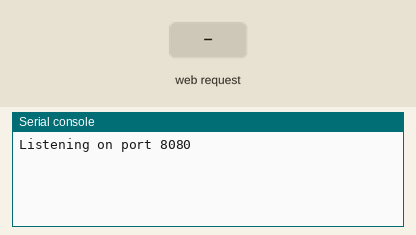
The program below on a simulated ESP32 board running MicroPython. On the bench: the last lines printed to the serial console. The inputs (shaded band) are chosen by the test bench.

Above: at 1.2 s.
1.3 s: HTTP request GET /status received
At 2.6 s:
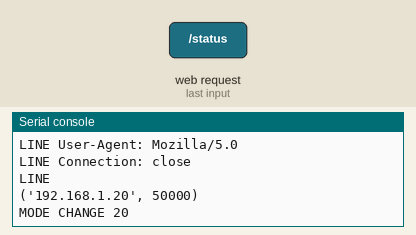
2.8 s: HTTP request GET / received
At 2.96 s:
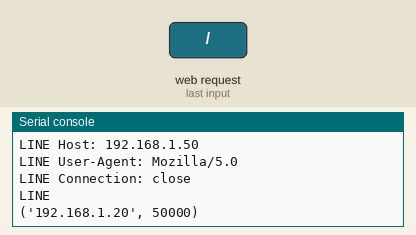

Measured:
- after the input at 1.3 s, the serial console: prints a new line at once (image 1)
- after the input at 2.8 s, the serial console: prints a new line at once (image 2)

The program:

ahttp.py
```python
try:
    import uasyncio as asyncio
    import ujson as json
except:
    import asyncio
    import json

import time


class XmasTree:
    def __init__(self):
        self.mode = -1

    def set_mode(self, mode):
        self.mode = mode

    def get_mode(self):
        return self.mode

    def get_status(self):
        return json.dumps({
            "ident": "ahttp",
        })


async def neopixel_task(xmas):
    mode = xmas.mode
    while True:
        new_mode = xmas.get_mode()
        if new_mode != mode:
            mode = new_mode
            print("MODE CHANGE %d" % mode)
        await asyncio.sleep(1)

        if mode == 22:
            print("Mode %d update" % mode)


async def handle_request(reader, writer):
    getline = await reader.readline()
    getline = getline.decode().strip()
    print("LINE %s" % getline)
    while True:
        bytes_in = await reader.readline()
        line = bytes_in.decode().strip()
        print("LINE %s" % line)
        if not line:
            break
    print(writer.get_extra_info("peername"))

    xmas.set_mode(len(getline))

    if " /status " in getline:
        status = xmas.get_status()
        writer.write(status.encode())
    else:
        writer.write(b"ERR\r\n")
    await writer.drain()

    writer.close()
    await writer.wait_closed()


async def http_server_task(xmas, port):
    print("Listening on port %d" % port)
    await asyncio.start_server(handle_request, "0.0.0.0", port)


xmas = XmasTree()

loop = asyncio.get_event_loop()
loop.create_task(neopixel_task(xmas))
loop.create_task(http_server_task(xmas, 8080))
loop.run_forever()
```
